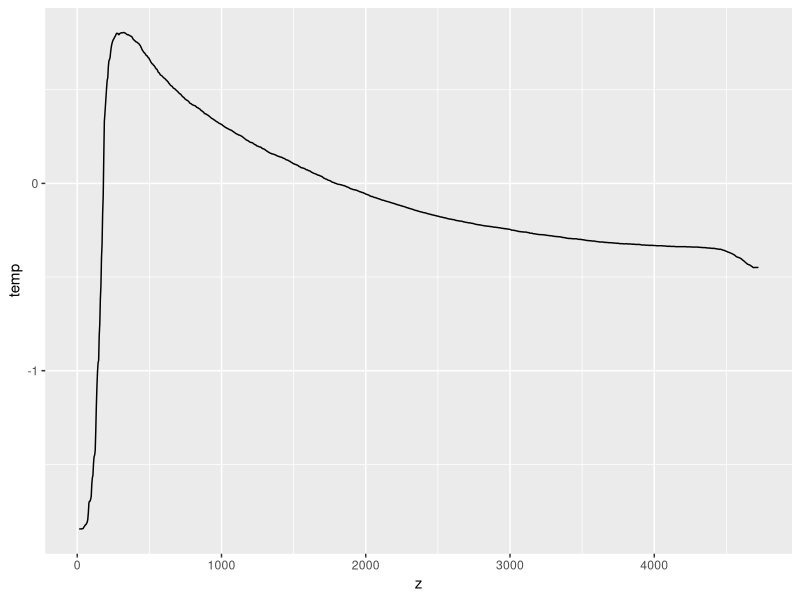
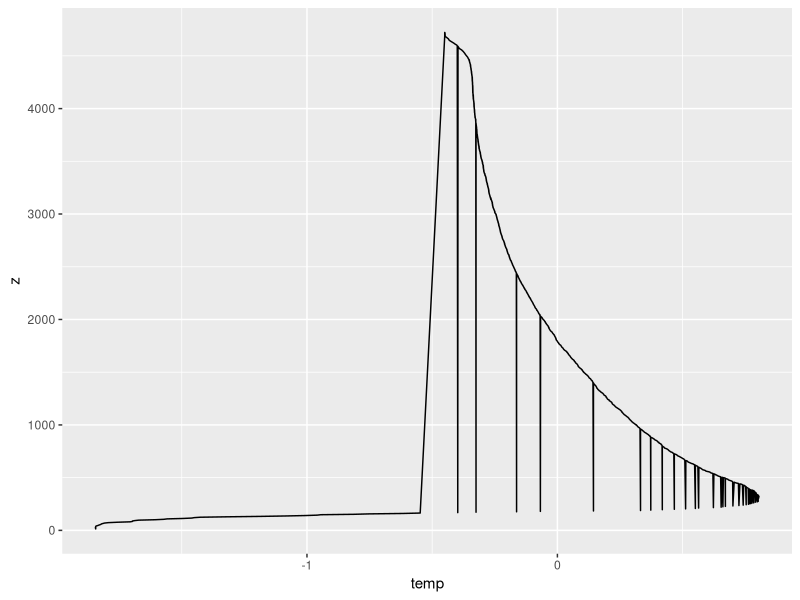
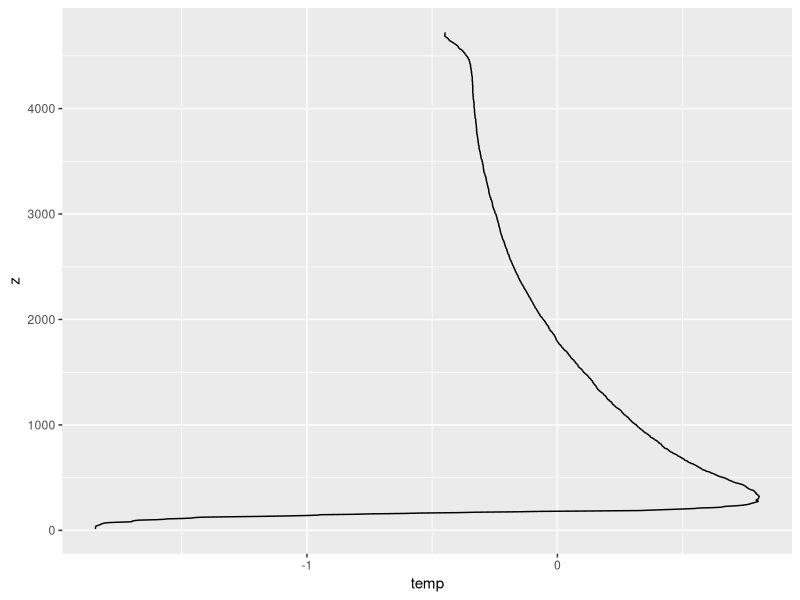
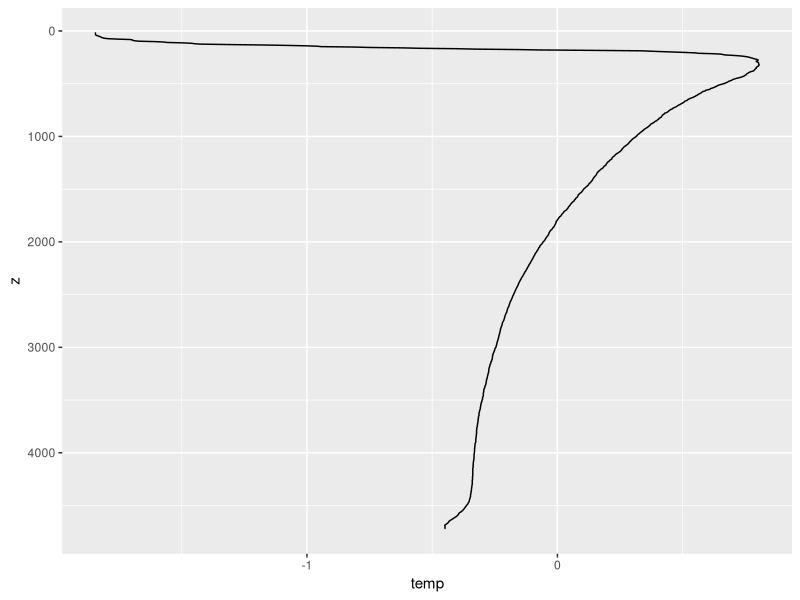

Source code (R) for these figures, in order:
## ---- chunk 1
knitr::opts_chunk$set(echo = TRUE, warning = FALSE, message = FALSE)
## ---- chunk 2
library(readr)
library(ggplot2)
## ---- chunk 3
profile <- read_csv("SR04.csv")
## ---- chunk 4
ggplot(data = profile) +
  geom_line(aes(x = z, y = temp))
## ---- chunk 5
ggplot(profile) +
  geom_line(aes(temp, z))
## ---- chunk 6
ggplot(profile) +
  geom_path(aes(temp, z))
## ---- chunk 7
ggplot(profile) +
  geom_path(aes(temp, z)) +
  scale_y_reverse()
